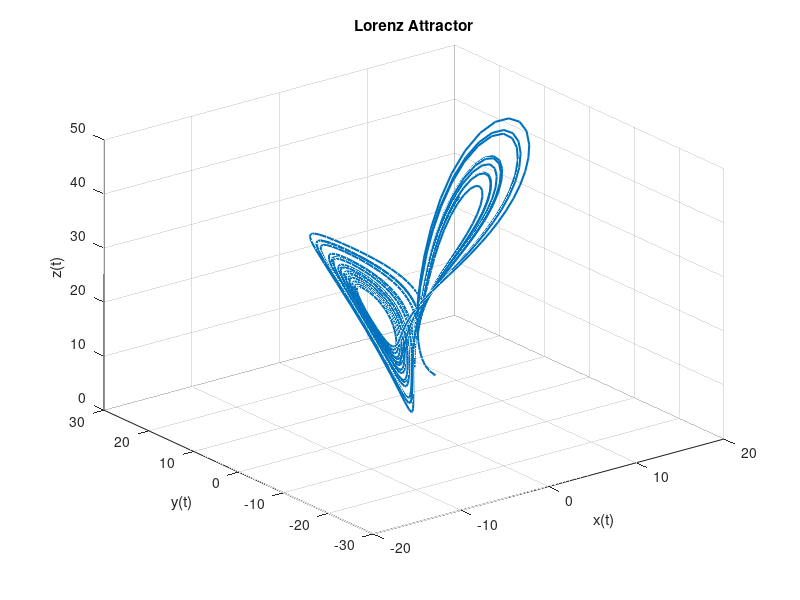

MATLAB code to generate this figure:
sigma = 10;
r = 28;
b = 8/3;

t_span = [0, 20];
y0 = [5; 5; 5];

lorenz_eqns = @(t, y) [
    sigma * (y(2) - y(1));
    r * y(1) - y(2) - y(1) * y(3);
    y(1) * y(2) - b * y(3)];

[t, y] = ode45(lorenz_eqns, t_span, y0);

x_vals = y(:, 1);
y_vals = y(:, 2);
z_vals = y(:, 3);

plot3(x_vals, y_vals, z_vals, 'LineWidth', 1.5);
grid on;
xlabel('x(t)');
ylabel('y(t)');
zlabel('z(t)');
title('Lorenz Attractor');
view(3);
